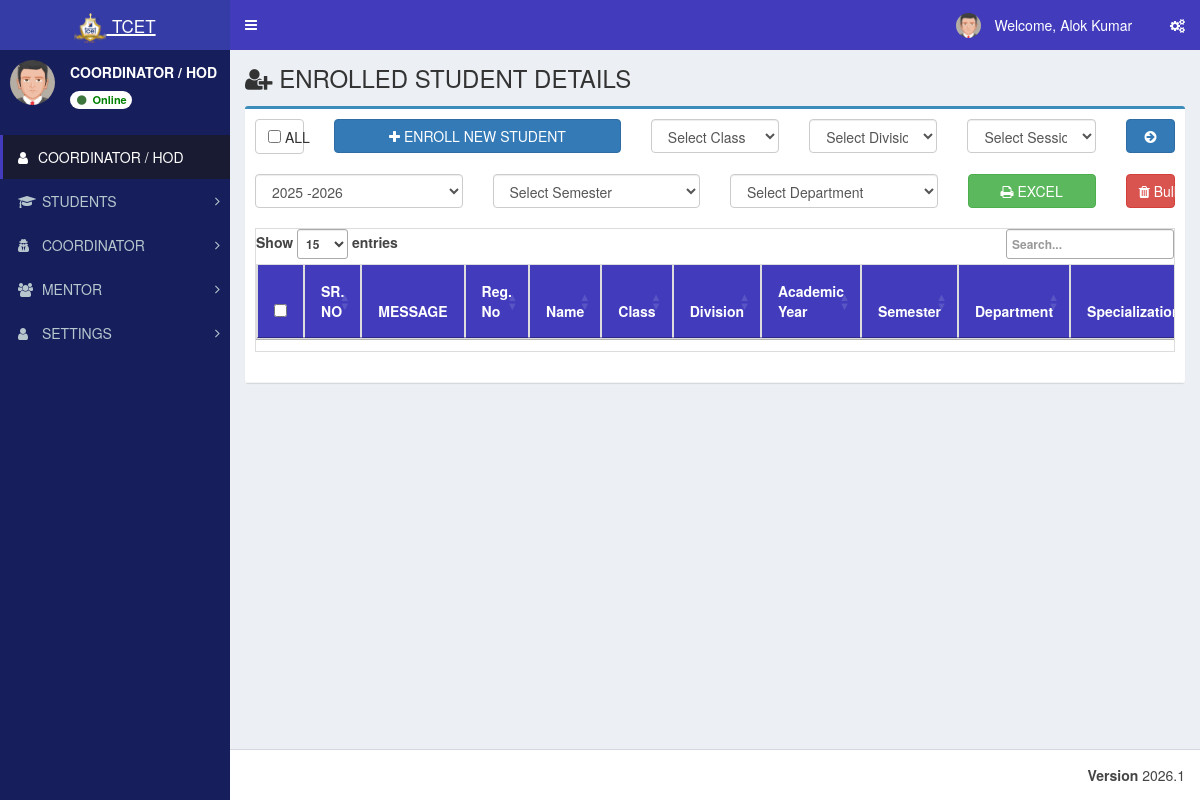
Screenshot of /admin/student-info.php (signed in) with the database file from the repository.
### tables this page shows
CREATE TABLE `st_role_master` (
  `role_id` int(11) NOT NULL,
  `role_name` varchar(100) NOT NULL
);

CREATE TABLE `st_login` (
  `login_id` int(11) NOT NULL,
  `username` varchar(200) NOT NULL,
  `password` varchar(255) NOT NULL,
  `user_id` int(11) NOT NULL,
  `created_at` timestamp NOT NULL DEFAULT current_timestamp()
);

CREATE TABLE `st_user_master` (
  `user_id` int(11) NOT NULL,
  `user_name` varchar(150) NOT NULL,
  `email_id` varchar(200) NOT NULL,
  `phone_number` varchar(15) DEFAULT NULL,
  `department_id` int(11) NOT NULL,
  `role_id` int(11) NOT NULL,
  `student_id` int(11) NOT NULL,
  `is_first_login` tinyint(1) DEFAULT 1
);

CREATE TABLE `st_menu_master` (
  `menu_id` int(11) NOT NULL,
  `menu_name` varchar(100) NOT NULL,
  `menu_icon` varchar(100) NOT NULL DEFAULT 'fa fa-folder'
);

### database/db_connect.php (called while the page is built, shortened)
<?php
class DBController
{
    public $host = "localhost";
    public $user = "root";
    public $password = "";
    public $database = "tcet_st";
   public $conn;
    function __construct()
    {
        $this->conn = $this->connectDB();
    }
    function query($query)
    {
    $result = mysqli_query($this->conn,$query);
    return $result;
    }
    function connectDB()
    {
      $conn = @mysqli_connect($this->host,$this->user,$this->password,$this->database);
      return $conn;
    }
}
?>

### admin/student-info.php (the view, shortened to what this page needs)
<?php
require "../database/db_connect.php";
include "header/header.php";
?>
<div class="content-wrapper">
  <section class="content-header">
    <h1>
      <i class="fa fa-user-plus"></i> ENROLLED STUDENT DETAILS
    </h1>
  </section>
  <section class="content">
    <div class="row">
      <div class="col-md-12">
        <div class="wrapper2 box box-primary">
          <div class="div2 box-header with-border">
            <div class="row" style="margin-bottom: 20px;">
              <div class="col-md-1">
                <label for="select_all" class="btn btn-default" style="width: 100%;">
                  <input type="checkbox" id="select_all"> ALL
                </label>
              </div>
              <div class="col-md-4">
                <button type="button" onclick="window.location.href='student_admission.php';" class="btn btn-primary btn-block">
                  <i class="fa fa-plus"></i> ENROLL NEW STUDENT
                </button>
              </div>
              <div class="col-md-2">
                <select class="form-control" id="select_class" name="select_class">
                  <option value="">Select Class</option>
                </select>
              </div>
              <div class="col-md-2">
                <select class="form-control" id="select_section" name="select_section">
                  <option value="">Select Division</option>
                </select>
              </div>
              <div class="col-md-2">
                <select class="form-control" id="select_session" name="select_session">
                  <option value="">Select Session</option>
                </select>
              </div>
              <div class="col-md-1">
                <button type="button" id="search" class="btn btn-primary btn-block">
                  <i class="fa fa-arrow-circle-right"></i>
                </button>
              </div>
            </div>
            <div class="row" style="margin-bottom: 20px;">
              <div class="col-md-3">
                <select class="form-control" id="select_academic_year" name="select_academic_year">
                  <?php
                  $batch_result = $db_handle->query("SELECT session_id, session_name FROM `st_session_master` ORDER BY session_id DESC");
                  while ($row = $batch_result->fetch_assoc()) {
                    $selected = ($row['session_id'] == 1) ? 'selected' : '';
                    echo "<option value='{$row['session_id']}' {$selected}>{$row['session_name']}</option>";
                  }
                  ?>
                </select>
              </div>
              <div class="col-md-3">
                <select class="form-control" id="select_semester" name="select_semester">
                  <option value="">Select Semester</option>
                </select>
              </div>
              <div class="col-md-3">
                <select class="form-control" id="select_department" name="select_department">
                  <option value="">Select Department</option>
                </select>
              </div>
              <div class="col-md-2">
                <button type="button" onclick="fnExcelReport();" class="btn btn-success btn-block">
                  <i class="fa fa-print"></i> EXCEL
                </button>
              </div>
              <div class="col-md-1">
                <button type="button" onclick="bulkDelete()" class="btn btn-danger btn-block">
                  <i class="fa fa-trash"></i> Bulk
                </button>
              </div>
            </div>
            <div class="text-center table table-striped table-bordered" style="overflow-x:auto;">
              <table id="myTable" class="text-center table table-striped table-bordered" width="100%">
                <thead>
                  <tr>
                    <th style="background-color: #423cbc; color: white; padding: 16px" data-orderable="false"><input type="checkbox" id="select_all_header"></th>
                    <th style="background-color: #423cbc; color: white; padding: 16px">SR. NO</th>
                    <th style="background-color: #423cbc; color: white; padding: 16px">MESSAGE</th>
                    <th style="background-color: #423cbc; color: white; padding: 16px">Reg. No</th>
                    <th style="background-color: #423cbc; color: white; padding: 16px">Name</th>
                    <th style="background-color: #423cbc; color: white; padding: 16px">Class</th>
                    <th style="background-color: #423cbc; color: white; padding: 16px">Division</th>
                    <th style="background-color: #423cbc; color: white; padding: 16px">Academic Year</th>
                    <th style="background-color: #423cbc; color: white; padding: 16px">Semester</th>
                    <th style="background-color: #423cbc; color: white; padding: 16px">Department</th>
                    <th style="background-color: #423cbc; color: white; padding: 16px">Specialization</th>
                </thead>
              </table>
            </div>
          </div>
        </div>
      </div>
    </div>
  </section>
</div>
<link rel="stylesheet" type="text/css" href="https://cdn.datatables.net/1.10.19/css/jquery.dataTables.css">
<?php include "header/footer.php"; ?>

### admin/header/header.php (shortened to what this page needs)
<?php
include_once("../database/db_connect.php");
$db_handle = new DBController();
$sessionLoginId = intval($_SESSION['user_login_id'] ?? $_SESSION['user_session'] ?? 0);
$username = '';
$userid = 0;
$usertype = 0;
$sql = "SELECT l.login_id, l.username, l.user_id, u.role_id, u.user_name, r.role_name
	    FROM st_login l
	    LEFT JOIN st_user_master u ON u.user_id = l.user_id
	    LEFT JOIN st_role_master r ON r.role_id = u.role_id
	    WHERE l.login_id='" . $sessionLoginId . "' LIMIT 1";
$result = mysqli_query($db_handle->conn, $sql);
if ($result && $result->num_rows > 0) {
	$row = $result->fetch_assoc();
	$username = $row['username'];
	$userid = intval($row['user_id']);
	$usertype = intval($row['role_id']);
}
$name = $username;
$profileSql = "SELECT COALESCE(NULLIF(TRIM(u.user_name), ''), l.username) AS user_name
			   FROM st_login l
			   LEFT JOIN st_user_master u ON u.user_id = l.user_id
			   WHERE l.user_id = $userid LIMIT 1";
$profileResult = mysqli_query($db_handle->conn, $profileSql);
if ($profileResult && ($profileRow = mysqli_fetch_assoc($profileResult))) {
	$profileName = trim((string)($profileRow['user_name'] ?? ''));
	if ($profileName !== '') {
		$name = $profileName;
	}
}
$sql = "SELECT role_name FROM st_role_master WHERE role_id = ? LIMIT 1";
$stmt = mysqli_prepare($db_handle->conn, $sql);
if ($stmt) {
	mysqli_stmt_bind_param($stmt, 'i', $usertype);
	mysqli_stmt_execute($stmt);
	$result = mysqli_stmt_get_result($stmt);
	if ($row = mysqli_fetch_assoc($result)) {
		$role_name = $row['role_name'];
	}
}
$dashboardRoute = ($usertype === 5) ? 'student_dashboard.php' : 'index.php';
?>
<!DOCTYPE html>
<html>
<head>
	<link rel="stylesheet" href="bootstrap/css/bootstrap.min.css">
	<link rel="stylesheet" href="https://cdnjs.cloudflare.com/ajax/libs/font-awesome/4.5.0/css/font-awesome.min.css">
	<link rel="stylesheet" href="https://cdnjs.cloudflare.com/ajax/libs/ionicons/2.0.1/css/ionicons.min.css">
	<link rel="stylesheet" href="dist/css/AdminLTE.min.css">
	<link rel="stylesheet" href="dist/css/skins/_all-skins.min.css">
	<link rel="stylesheet" href="plugins/iCheck/flat/blue.css">
	<link rel="stylesheet" href="plugins/morris/morris.css">
	<link rel="stylesheet" href="plugins/jvectormap/jquery-jvectormap-1.2.2.css">
	<link rel="stylesheet" href="plugins/datepicker/datepicker3.css">
	<link rel="stylesheet" href="plugins/daterangepicker/daterangepicker.css">
	<link rel="stylesheet" href="plugins/bootstrap-wysihtml5/bootstrap3-wysihtml5.min.css">
</head>
<body class="hold-transition skin-blue sidebar-mini main-content-responsive">
	<div class="wrapper">
		<header class="main-header">
			<a href="<?php echo $dashboardRoute; ?>" class="logo">
				<span class="logo-lg"><img src="images/booklogo.webp" class="py-2" height="40px" /> <small>TCET</small></span>
			</a>
			<nav class="navbar navbar-static-top">
				<a href="#" class="sidebar-toggle" data-toggle="offcanvas" role="button">
				</a>
				<div class="navbar-custom-menu">
					<ul class="nav navbar-nav">
						<li class="dropdown user user-menu">
							<a href="#" class="dropdown-toggle" data-toggle="dropdown">
								<img src="dist/img/user2-160x160.jpg" class="user-image" alt="User Image">
								<span class="hidden-xs">&nbsp;Welcome, <?php echo $name; ?> &nbsp;</span>
							</a>
						</li>
						<li>
							<a href="#" data-toggle="control-sidebar"><i class="fa fa-gears"></i></a>
						</li>
					</ul>
				</div>
			</nav>
		</header>
		<aside class="main-sidebar">
			<section class="sidebar">
				<div class="user-panel">
					<div class="pull-left image">
						<img src="dist/img/user2-160x160.jpg" class="img-circle" alt="User Image">
					</div>
					<div class="pull-left info">
						<p><span><?php echo htmlspecialchars($role_name); ?></span></p>
						<a class="badge" href="#" style="background:white; color: green;">
							<i class="fa fa-circle text-success"></i> Online
						</a>
					</div>
				</div>
				<br />
				<?php include "side_menu.php"; ?>
		</aside>

### admin/header/side_menu.php (shortened to what this page needs)
<?php
function sidebar_has_column($conn, $table, $column)
{
	$escapedColumn = mysqli_real_escape_string($conn, $column);
	$result = mysqli_query($conn, "SHOW COLUMNS FROM $table LIKE '$escapedColumn'");
	$exists = ($result && mysqli_num_rows($result) > 0);
	return $exists;
}
$menuHasIconColumn = sidebar_has_column($db_handle->conn, 'st_menu_master', 'menu_icon');
$subMenuHasIconColumn = sidebar_has_column($db_handle->conn, 'st_sub_menu_master', 'sub_menu_icon');
$subMenuHasRouteColumn = sidebar_has_column($db_handle->conn, 'st_sub_menu_master', 'sub_menu_route');
$menuTree = array();
$menuIconSelect = $menuHasIconColumn
	? "COALESCE(NULLIF(TRIM(m.menu_icon), ''), 'fa fa-folder') AS menu_icon"
	: "'fa fa-folder' AS menu_icon";
$subMenuRouteSelect = $subMenuHasRouteColumn
	? "COALESCE(NULLIF(TRIM(sm.sub_menu_route), ''), '#') AS sub_menu_route"
	: "'#' AS sub_menu_route";
$subMenuIconSelect = $subMenuHasIconColumn
	? "COALESCE(NULLIF(TRIM(sm.sub_menu_icon), ''), 'fa fa-angle-double-right') AS sub_menu_icon"
	: "'fa fa-angle-double-right' AS sub_menu_icon";
$menuSql = "SELECT m.menu_id, m.menu_name, $menuIconSelect
			FROM st_menu_master m
			WHERE (
				EXISTS (
					SELECT 1
					FROM st_menu_allocation_master mar
					WHERE mar.menu_id = m.menu_id
					  AND mar.role_id = ?
					  AND mar.sub_menu_id IS NULL
				)
				OR EXISTS (
					SELECT 1
					FROM st_menu_allocation_master maa
					WHERE maa.menu_id = m.menu_id
					  AND maa.role_id = ?
					  AND maa.sub_menu_id IS NOT NULL
				)
			)
			ORDER BY m.menu_id";
$menuStmt = mysqli_prepare($db_handle->conn, $menuSql);
if ($menuStmt) {
	mysqli_stmt_bind_param($menuStmt, 'ii', $usertype, $usertype);
	mysqli_stmt_execute($menuStmt);
	$menuResult = mysqli_stmt_get_result($menuStmt);
	while ($menuRow = mysqli_fetch_assoc($menuResult)) {
		$menuId = (int) $menuRow['menu_id'];
		$menuTree[$menuId] = array(
			'menu_name' => $menuRow['menu_name'],
			'menu_icon' => $menuRow['menu_icon'],
			'submenus' => array()
		);
		$subSql = "SELECT sm.sub_menu_id, sm.sub_menu_name, $subMenuRouteSelect, $subMenuIconSelect
				   FROM st_sub_menu_master sm
				   WHERE sm.menu_id = ?
				   AND (
					   EXISTS (
						   SELECT 1
						   FROM st_menu_allocation_master mar
						   WHERE mar.sub_menu_id = sm.sub_menu_id
							 AND mar.role_id = ?
					   )
				   )
				   ORDER BY sm.sort_order ASC, sm.sub_menu_id ASC";
		$subStmt = mysqli_prepare($db_handle->conn, $subSql);
		if ($subStmt) {
			mysqli_stmt_bind_param($subStmt, 'ii', $menuId, $usertype);
			mysqli_stmt_execute($subStmt);
			$subResult = mysqli_stmt_get_result($subStmt);
			while ($subRow = mysqli_fetch_assoc($subResult)) {
				$menuTree[$menuId]['submenus'][] = $subRow;
			}
		}
	}
}
?>
<ul class="sidebar-menu" id="sidebar-dynamic-menu">
<?php
$sidebarHomeRoute = ((int) ($usertype ?? 0) === 5) ? 'student_dashboard.php' : 'index.php';
$sidebarHomeLabel = ((int) ($usertype ?? 0) === 5) ? 'DASHBOARD' : strtoupper((string) ($role_name ?? 'Dashboard'));
$sidebarHomeIcon = ((int) ($usertype ?? 0) === 5) ? 'fa fa-dashboard' : 'fa fa-user';
?>
<li class="active"><a href="<?php echo htmlspecialchars($sidebarHomeRoute); ?>"><i class="<?php echo htmlspecialchars($sidebarHomeIcon); ?>"></i><span><?php echo htmlspecialchars($sidebarHomeLabel); ?></span></a></li>
<?php foreach ($menuTree as $menuId => $menuData) {
	$menuName = trim((string) $menuData['menu_name']);
	$menuIcon = trim((string) $menuData['menu_icon']);
?>
<li class="treeview" data-menu-id="<?php echo $menuId; ?>" id="sidebar-menu-<?php echo $menuId; ?>">
<a href="#">
<i class="<?php echo htmlspecialchars($menuIcon); ?>" aria-hidden="true"></i> <span><?php echo strtoupper(htmlspecialchars($menuName)); ?></span>
<span class="pull-right-container">
<i class="fa fa-angle-right pull-right"></i>
</span>
</a>
</li>
<?php } ?>
</ul>
</section>

### admin/header/header.php (style rules this page uses)
.main-content-responsive .box, .main-content-responsive .small-box, .main-content-responsive .info-box { max-width: 100%; }
.main-content-responsive .main-header .logo img { height: 32px !important; width: auto !important; max-width: none; object-fit: contain; }

### rows the page displays
st_role_master: role_name "COORDINATOR / HOD"
st_login: user.role_name "COORDINATOR / HOD"
st_menu_master: menu_name "STUDENTS"
st_menu_master: menu_name "COORDINATOR"
st_menu_master: menu_name "MENTOR"
st_menu_master: menu_name "SETTINGS"

### other values shown
$name "Alok Kumar"
form field select_academic_year "2025 -2026"
